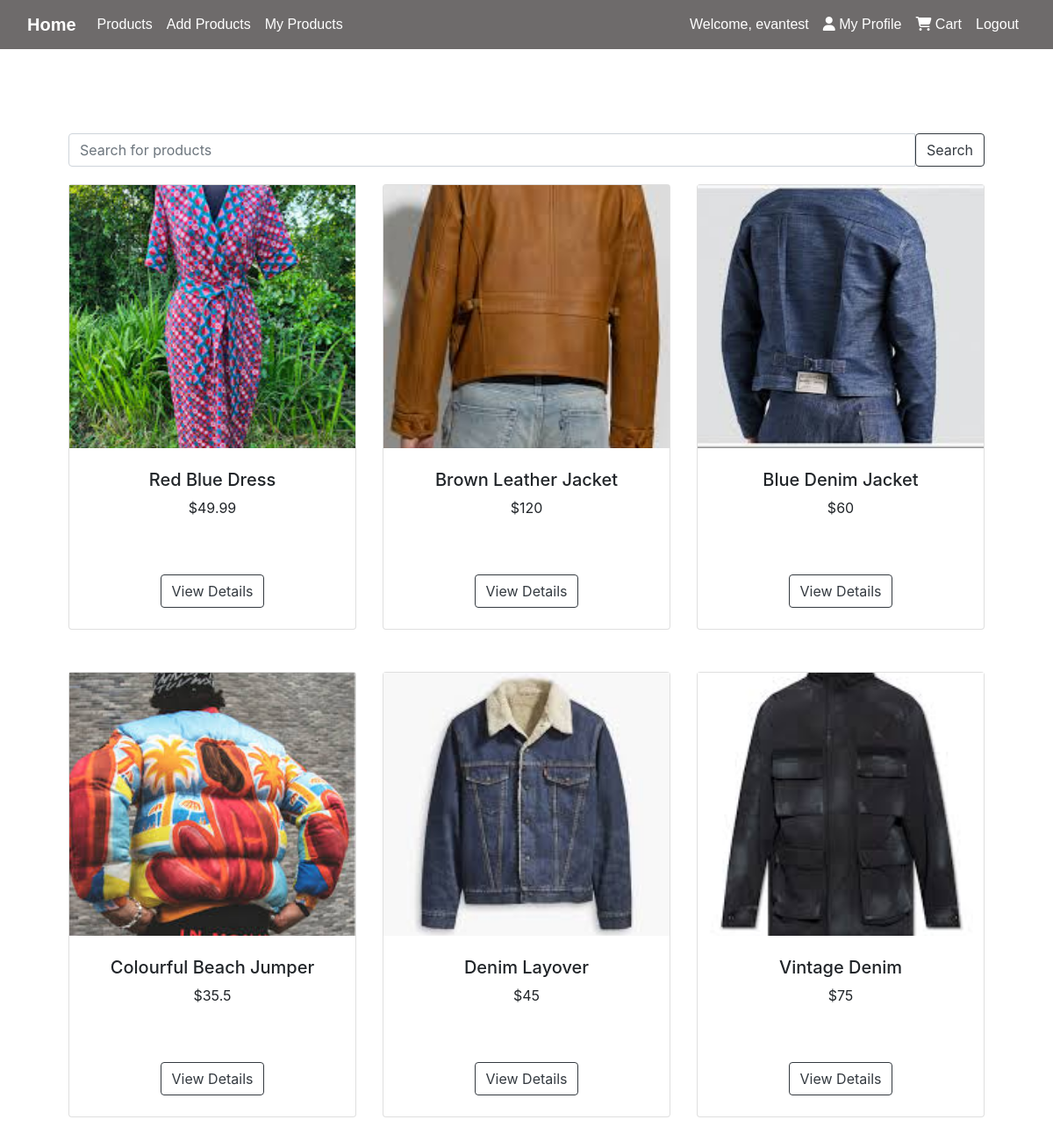
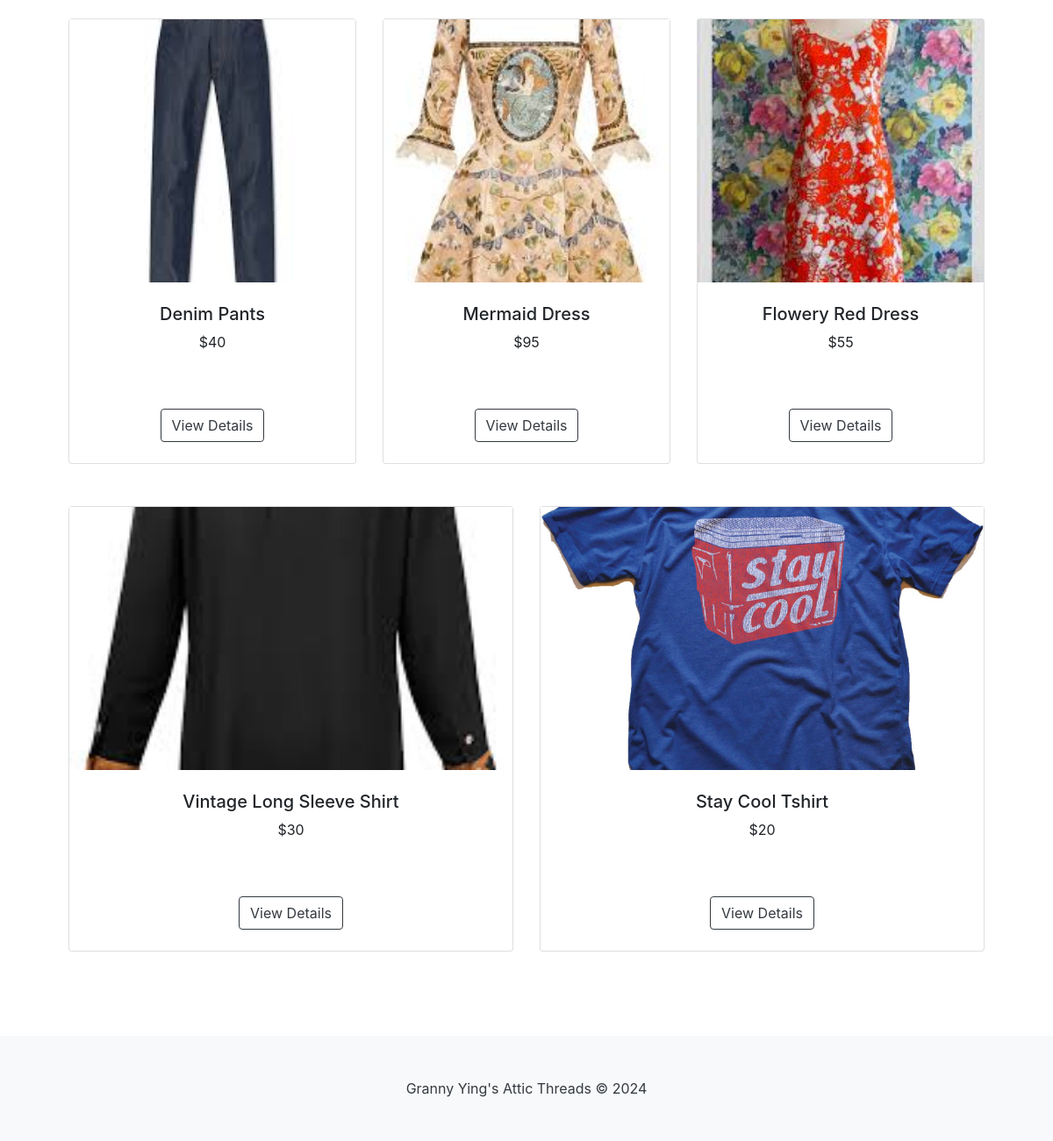
The page /view_products (signed in) on the database its author committed (2 pictures, top to bottom).
### tables this page shows
CREATE TABLE "Products" (
	"product_id"	INTEGER NOT NULL,
	"user_id"	INTEGER NOT NULL,
	"product_name"	VARCHAR(45) NOT NULL,
	"description"	VARCHAR(45) NOT NULL,
	"price"	DECIMAL(10, 2),
	"size"	VARCHAR(10),
	"condition"	VARCHAR(20) NOT NULL,
	"image_url"	VARCHAR(255),
	"quantity"	INTEGER NOT NULL,
	"created_at"	DATETIME NOT NULL,
	"verified"	BOOLEAN NOT NULL,
	PRIMARY KEY("product_id" AUTOINCREMENT),
	FOREIGN KEY("user_id") REFERENCES "Users"("user_id")
);

### app.py (the view)
@app.route("/view_products")
def view_products():
    if "user_id" in session:
        user_id = session["user_id"]
    conn = sqlite3.connect("database.db")
    cursor = conn.cursor()
    cursor.execute(
        "SELECT product_id, product_name, price, image_url, verified FROM Products"
    )
    products = cursor.fetchall()
    conn.close()
    products_list = []
    for product in products:
        product_dict = {
            "product_id": product[0],
            "product_name": product[1],
            "price": product[2],
            "image_url": product[3],
            "verified": product[4],
        }
        products_list.append(product_dict)
    return render_template(
        "view_products.html", products_list=products_list, user_id=user_id
    )

### templates/view_products.html (shortened to what this page needs)
<!DOCTYPE html>
<html lang="en">
    {% include "header.html" %}
    <head>
        {% include "navbar.html" %}
    </head>
    <body>
        <section class="py-5">
            <div class="container px-4 px-lg-5 mt-5">
                <div class="search-bar">
                    <form method="GET" action="{{ url_for('search_products') }}">
                        <div class="input-group">
                            <input type="text" class="form-control" placeholder="Search for products" name="query" required>
                            <button class="btn btn-outline-dark" type="submit">Search</button>
                        </div>
                    </form>
                </div>
                {% for i in range(0, products_list|length, 3) %}
                <div class="row justify-content-center">
                    {% for product in products_list[i:i+3] %}
                        <div class="col mb-5{% if loop.index == 3 and loop.first %} offset-md-2{% endif %}">
                            <div class="card h-100">
                                <img class="product-img" src="{{ url_for('static', filename='productImg/' + product['image_url'] + '.jpg') }}" alt="{{ product['product_name'] }}">
                                <div class="card-body p-4">
                                    <div class="text-center">
                                        <h5 class="fw-bolder">{{ product['product_name'] }}</h5>
                                        <p>${{ product['price'] }}</p>
                                    </div>
                                </div>
                                <div class="card-footer p-4 pt-0 border-top-0 bg-transparent">
                                    <div class="text-center"><a class="btn btn-outline-dark mt-auto" href="{{ url_for('product_details', product_id=product['product_id']) }}">View Details</a></div>
                                </div>
                            </div>
                        </div>
                    {% endfor %}
                </div>
                {% endfor %}
            </div>
        </section>
    </body>
    {% include "footer.html" %}
</html>

### static/css/site.css (style rules this page uses)
html, body { height: 100%; margin: 0; padding: 0; }
body { display: flex; flex-direction: column; }
.product-img { width: 100%; height: 600px; object-fit: cover; }
.product-img { width: 100%; height: 300px; object-fit: cover; }

### templates/view_products.html (style rules this page uses)
.search-bar { margin-bottom: 20px; }

### rows shown on the page
Products: image_url (picture), product_name "Red Blue Dress", price "49.99"
Products: image_url (picture), product_name "Brown Leather Jacket", price "120"
Products: image_url (picture), product_name "Blue Denim Jacket", price "60"
Products: image_url (picture), product_name "Colourful Beach Jumper", price "35.5"
Products: image_url (picture), product_name "Denim Layover", price "45"
Products: image_url (picture), product_name "Vintage Denim", price "75"
Products: image_url (picture), product_name "Denim Pants", price "40"
Products: image_url (picture), product_name "Mermaid Dress", price "95"
Products: image_url (picture), product_name "Flowery Red Dress", price "55"
Products: image_url (picture), product_name "Vintage Long Sleeve Shirt", price "30"
Products: image_url (picture), product_name "Stay Cool Tshirt", price "20"

### other values the page prints
{{ session['name'] }} "evantest"
